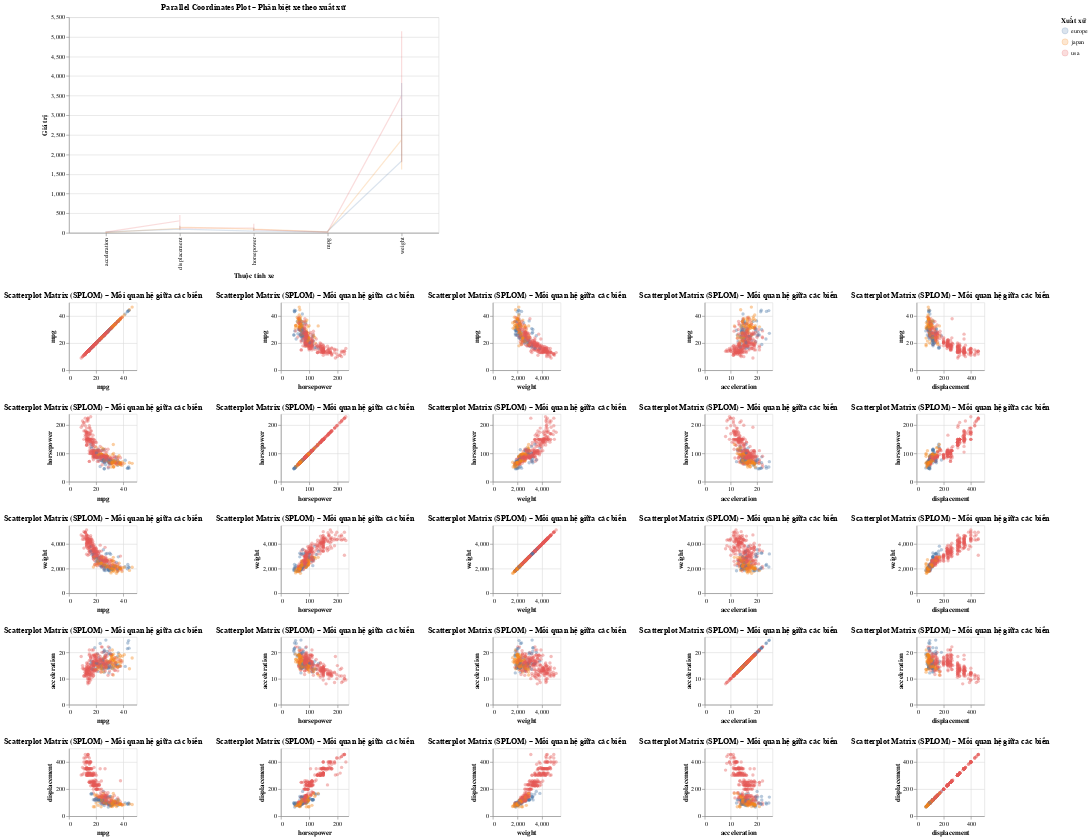

Here is the notebook cell this chart was saved with:
### Code cell
import seaborn as sns
import pandas as pd
import altair as alt

# --- Load dữ liệu ---
mpg = sns.load_dataset("mpg").dropna()

# --- Chọn biến ---
cols = ["mpg", "horsepower", "weight", "acceleration", "displacement", "origin"]

# --- Parallel Coordinates Plot ---
mpg_long = mpg.melt(id_vars="origin", value_vars=cols[:-1], var_name="Variable", value_name="Value")

pcp = alt.Chart(mpg_long).mark_line(opacity=0.2).encode(
    x=alt.X("Variable:N", title="Thuộc tính xe"),
    y=alt.Y("Value:Q", title="Giá trị"),
    color=alt.Color("origin:N", legend=alt.Legend(title="Xuất xứ"))
).properties(
    width=600,
    height=350,
    title="Parallel Coordinates Plot – Phân biệt xe theo xuất xứ"
)

# --- Scatterplot Matrix ---
splom = alt.Chart(mpg).mark_point(opacity=0.4, filled=True, size=30).encode(
    x=alt.X(alt.repeat("column"), type="quantitative"),
    y=alt.Y(alt.repeat("row"), type="quantitative"),
    color=alt.Color("origin:N", legend=alt.Legend(title="Xuất xứ")),
    tooltip=["mpg", "horsepower", "weight", "acceleration", "origin"]
).properties(
    width=110,
    height=110,
    title="Scatterplot Matrix (SPLOM) – Mối quan hệ giữa các biến"
).repeat(
    row=cols[:-1],
    column=cols[:-1]
).interactive()

pcp & splom

### Figure 1 — Vega-Lite specification as saved in the notebook (floating-point values rounded to 4 significant figures; data arrays with more than 128 entries replaced by an {"elided": "..."} marker saying what was removed)
{"config": {"view": {"continuousWidth": 300, "continuousHeight": 300}}, "vconcat": [{"data": {"name": "data-813db52910344436ef4c5acc289d7434"}, "mark": {"type": "line", "opacity": 0.2}, "encoding": {"color": {"field": "origin", "legend": {"title": "Xuất xứ"}, "type": "nominal"}, "x": {"field": "Variable", "title": "Thuộc tính xe", "type": "nominal"}, "y": {"field": "Value", "title": "Giá trị", "type": "quantitative"}}, "height": 350, "title": "Parallel Coordinates Plot – Phân biệt xe theo xuất xứ", "width": 600}, {"repeat": {"column": ["mpg", "horsepower", "weight", "acceleration", "displacement"], "row": ["mpg", "horsepower", "weight", "acceleration", "displacement"]}, "spec": {"data": {"name": "data-584aa69484856051d0fe0a6be29e31b2"}, "mark": {"type": "point", "filled": true, "opacity": 0.4, "size": 30}, "encoding": {"color": {"field": "origin", "legend": {"title": "Xuất xứ"}, "type": "nominal"}, "tooltip": [{"field": "mpg", "type": "quantitative"}, {"field": "horsepower", "type": "quantitative"}, {"field": "weight", "type": "quantitative"}, {"field": "acceleration", "type": "quantitative"}, {"field": "origin", "type": "nominal"}], "x": {"field": {"repeat": "column"}, "type": "quantitative"}, "y": {"field": {"repeat": "row"}, "type": "quantitative"}}, "height": 110, "name": "view_4", "title": "Scatterplot Matrix (SPLOM) – Mối quan hệ giữa các biến", "width": 110}}], "params": [{"name": "param_5", "select": {"type": "interval", "encodings": ["x", "y"]}, "bind": "scales", "views": ["view_4_child__row_mpgcolumn_mpg", "view_4_child__row_mpgcolumn_horsepower", "view_4_child__row_mpgcolumn_weight", "view_4_child__row_mpgcolumn_acceleration", "view_4_child__row_mpgcolumn_displacement", "view_4_child__row_horsepowercolumn_mpg", "view_4_child__row_horsepowercolumn_horsepower", "view_4_child__row_horsepowercolumn_weight", "view_4_child__row_horsepowercolumn_acceleration", "view_4_child__row_horsepowercolumn_displacement", "view_4_child__row_weightcolumn_mpg", "view_4_child__row_weightcolumn_horsepower", "view_4_child__row_weightcolumn_weight", "view_4_child__row_weightcolumn_acceleration", "view_4_child__row_weightcolumn_displacement", "view_4_child__row_accelerationcolumn_mpg", "view_4_child__row_accelerationcolumn_horsepower", "view_4_child__row_accelerationcolumn_weight", "view_4_child__row_accelerationcolumn_acceleration", "view_4_child__row_accelerationcolumn_displacement", "view_4_child__row_displacementcolumn_mpg", "view_4_child__row_displacementcolumn_horsepower", "view_4_child__row_displacementcolumn_weight", "view_4_child__row_displacementcolumn_acceleration", "view_4_child__row_displacementcolumn_displacement"]}], "$schema": "https://vega.github.io/schema/vega-lite/v5.20.1.json", "datasets": {"data-813db52910344436ef4c5acc289d7434": {"elided": "1960 records"}, "data-584aa69484856051d0fe0a6be29e31b2": {"elided": "392 records"}}}
